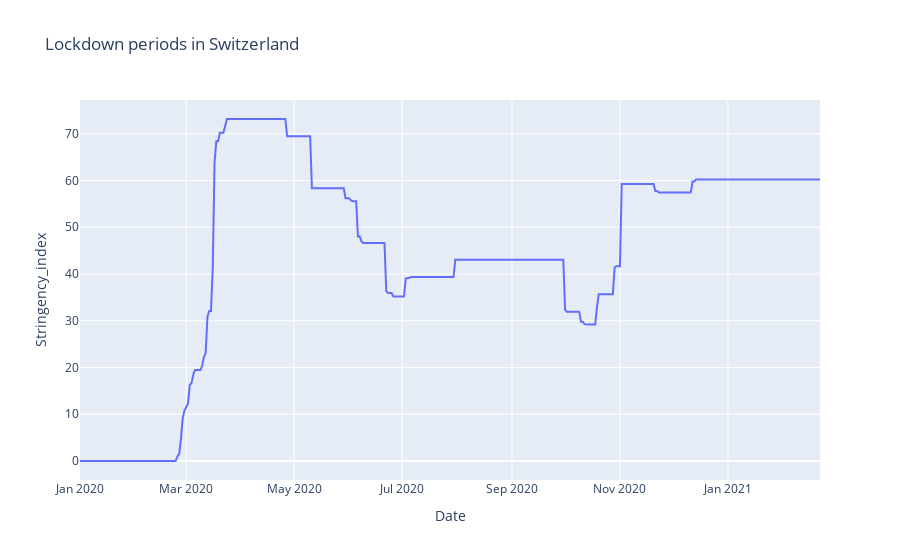

Notebook code cell kept with this figure:
### Markdown cell above
## Load governmental policy data (Non-pharmaceutical Interventions, or NPIs)

### Code cell
def get_periods(nums):
    nums = sorted(set(nums))
    gaps = [[s, e] for s, e in zip(nums, nums[1:]) if s+1 < e]
    edges = iter(nums[:1] + sum(gaps, []) + nums[-1:])
    return list(zip(edges, edges))
    
    
TARGET = "Stringency_index"
NPI_df = oxcgrt_data.cleaned()
NPI_df = NPI_df[NPI_df["Country"] == COUNTRY]

# Get lockdown dates
NPI_df = NPI_df.reset_index().drop('index', axis=1)
NPI_df = NPI_df.groupby("Date").mean().reset_index()
lockdown_indexes = NPI_df[NPI_df[TARGET] >= 75].index
lockdown_dates = NPI_df[NPI_df[TARGET] >= 75]["Date"]
periods = get_periods(lockdown_indexes)

fig = px.line(NPI_df, x="Date", y=TARGET, title='Lockdown periods in ' + COUNTRY)
for dates in periods:
    fig.add_vrect(x0=NPI_df.iloc[dates[0]]["Date"], x1=NPI_df.iloc[dates[1]]["Date"], line_width=0, fillcolor="red", opacity=0.2)
fig.show()

### Figure 1 — Plotly figure (JSON) as saved in the notebook; plotly's stock layout.template omitted (floating-point values rounded to 4 significant figures; data arrays with more than 128 entries replaced by an {"elided": "..."} marker saying what was removed)
{"data": [{"hovertemplate": "Date=%{x}<br>Stringency_index=%{y}<extra></extra>", "legendgroup": "", "line": {"color": "#636efa", "dash": "solid"}, "mode": "lines", "name": "", "orientation": "v", "showlegend": false, "type": "scatter", "x": {"elided": "419 str values"}, "xaxis": "x", "y": {"elided": "419 float values"}, "yaxis": "y"}], "layout": {"legend": {"tracegroupgap": 0}, "title": {"text": "Lockdown periods in Switzerland"}, "xaxis": {"anchor": "y", "domain": [0, 1], "title": {"text": "Date"}}, "yaxis": {"anchor": "x", "domain": [0, 1], "title": {"text": "Stringency_index"}}}}
